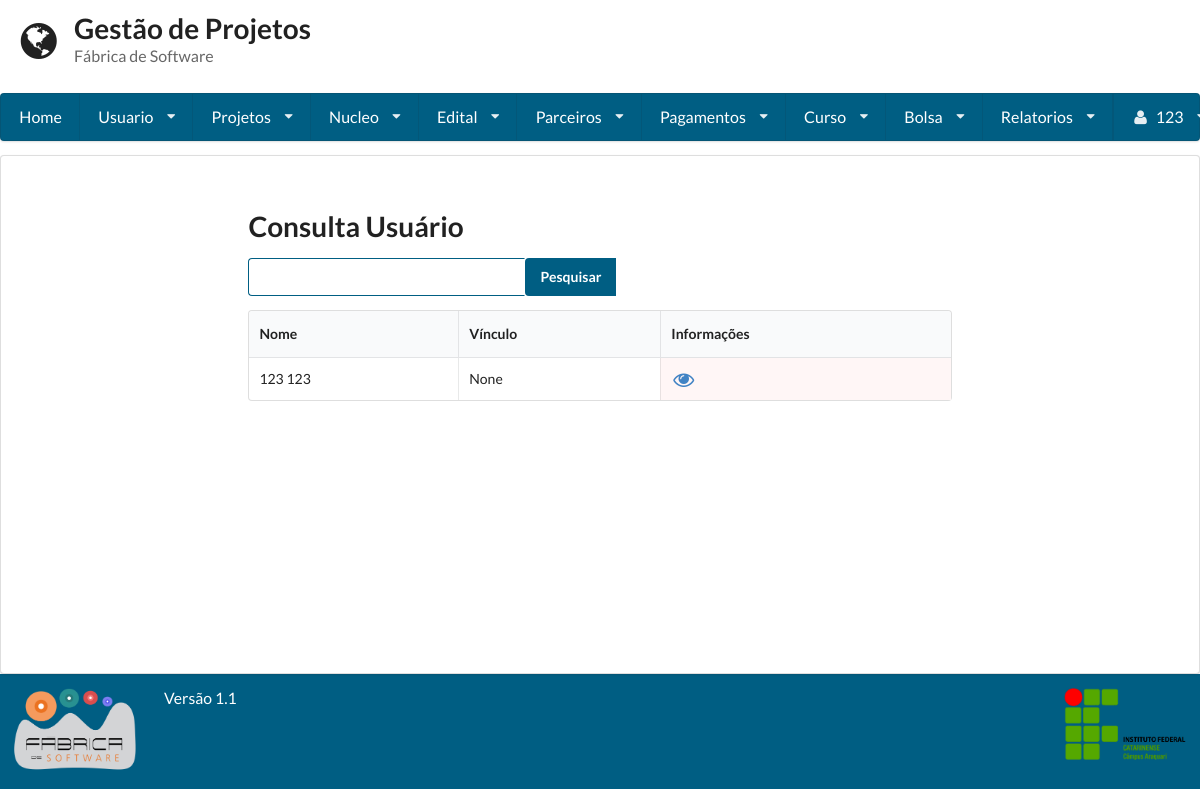
The page /consulta_usuario/ (signed in) on the database as committed earlier.
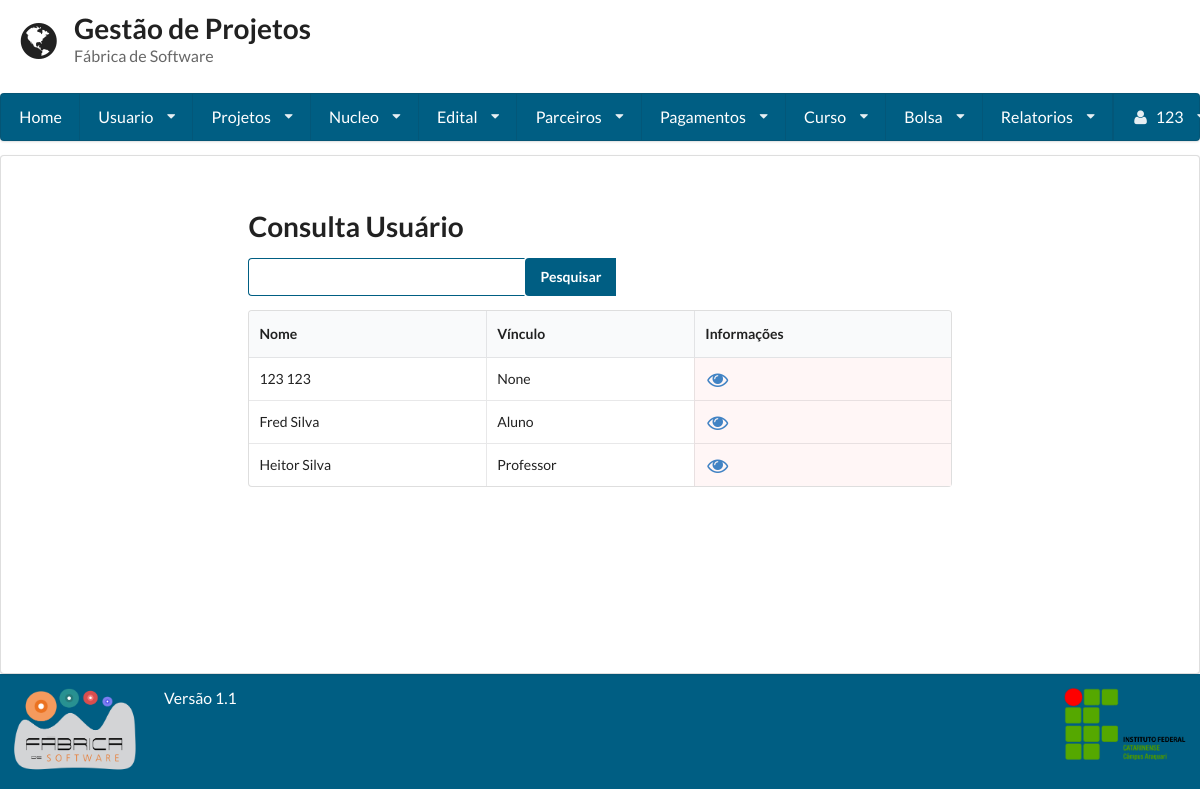
The same page on the database as committed later.
### gestaoapp/models/usuario.py (models this page shows, shortened)
class Usuario(User):
    PERIODO_CHOICES = (
        ('primeiro', '1° Semestre'),
        ('segundo', '2° Semestre'),
        ('terceiro', '3° Semestre'),
        ('quarto', '4° Semestre'),
        ('quinto', '5° Semestre'),
        ('sexto', '6° Semestre'),
        ('setimo', '7° Semestre'),
        ('oitavo', '8° Semestre'),
        ('nono', '9° Semestre'),
        ('decimo', '10° Semestre'),
    )
    VINCULO_CHOICES = (
        ('Aluno', 'Aluno'),
        ('Professor', 'Professor'),
    )
    periodo = models.CharField(
        max_length=255, null=True, blank=True,
        choices=PERIODO_CHOICES
    )
    vinculo_institucional = models.CharField(
        max_length=255, null=True, blank=True,
        choices=VINCULO_CHOICES)
    email_opcional = models.EmailField(max_length=254, null=True, blank=True)
    matricula = models.CharField(max_length=255, unique=True)
    foto = models.ImageField(upload_to='profile_images')
    carga_horaria = models.IntegerField(validators=[MaxValueValidator(100), MinValueValidator(1)])
    telefone1 = models.CharField(max_length=11)
    telefone2 = models.CharField(max_length=11, blank=True, null=True)
    curso = models.ForeignKey(Curso, null=True, blank=True)
    verificacao = models.CharField(max_length=255, null=True, blank=True, unique=True)
    lattes = models.URLField(null=True, blank=True)
    desc = models.TextField()
    super_adm = models.BooleanField(default=False)

### gestaoapp/views/usuario.py (the view, shortened to what this page needs)
# urls.py: url(r'^consulta_usuario/', ConsultaUsuario.as_view()),
class ConsultaUsuario(LoginRequiredMixin, View):
    template = 'usuario/consulta.html'
    def get(self, request):
        form = Busca()
        usuario = Usuario.objects.all()
        return render(request, self.template, {'usuarios': usuario, "form": form})

### gestaoapp/forms/busca.py
class Busca(forms.Form):
	nome = forms.CharField(label='Buscar', widget=forms.TextInput)

### gestaoapp/templates/usuario/consulta.html (shortened to what this page needs)
{% extends 'base.html' %}
{% block conteudo %}
    {% if user.is_superuser %}
        <form method='POST' action='/consulta_usuario/' class="ui form">
            <h1 class=" ui header">Consulta Usuário</h1>
            <div class="ui action input">
                {{ form.nome }}
                <input type="submit" value="Pesquisar" class='icon search'>
            </div>
        </form>
        <table class="ui celled table">
            <thead>
            <tr>
                <th>Nome</th>
                <th>Vínculo</th>
                <th>Informações</th>
            </tr>
            </thead>
            <tbody>
            {% for usuario in usuarios %}
                <tr>
                    <td>{{ usuario.first_name }} {{ usuario.last_name }}</td>
                    <td>{{ usuario.vinculo_institucional }}</td>
                    <td class="negative"><a href="../visualizar_usuario/{{ usuario.id }}"><i class="unhide large icon"></i></a></td>
                </tr>
            {% endfor %}
            </tbody>
        </table>
    {% endif %}
{% endblock %}

Rows that differ between the two databases and show on the page:
added Usuario: first_name "Fred", last_name "Silva", vinculo_institucional "Aluno"
added Usuario: first_name "Heitor", last_name "Silva", vinculo_institucional "Professor"
